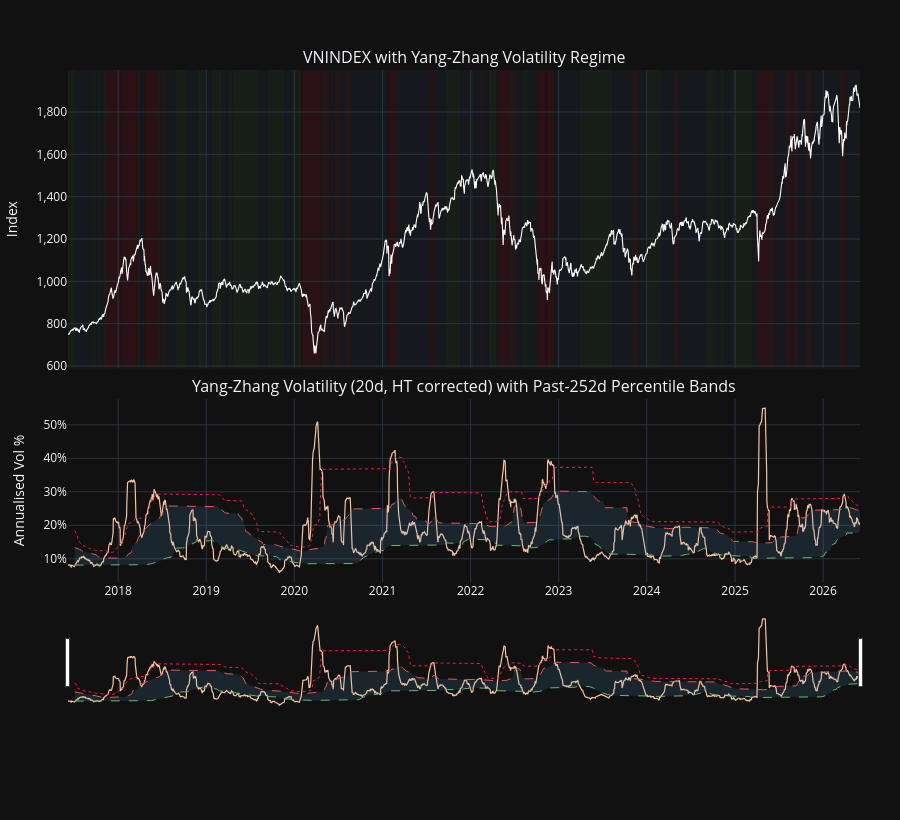

The notebook cell this image was saved under:
### Code cell
plot_df = vn.dropna(subset=['yz_vol', 'pct_rank']).copy()
p25_plot = p25.reindex(plot_df.index)
p75_plot = p75.reindex(plot_df.index)
p90_plot = p90.reindex(plot_df.index)

fig = make_subplots(
    rows=2,
    cols=1,
    shared_xaxes=True,
    vertical_spacing=0.06,
    row_heights=[0.62, 0.38],
    subplot_titles=(
        'VNINDEX with Yang-Zhang Volatility Regime',
        f'Yang-Zhang Volatility ({WINDOW}d, HT corrected) with Past-{LOOKBACK}d Percentile Bands',
    ),
)

fig.add_trace(
    go.Scatter(x=plot_df.index, y=plot_df['close'], name='VNINDEX', line=dict(color='white', width=1.1)),
    row=1, col=1,
)

fig.add_trace(
    go.Scatter(x=plot_df.index, y=plot_df['yz_vol'] * 100, name='YZ Vol (ann %)', line=dict(color='#f7c59f', width=1.2)),
    row=2, col=1,
)
fig.add_trace(
    go.Scatter(x=plot_df.index, y=p25_plot * 100, name='25th pct', line=dict(color='#66bb6a', width=1, dash='dash')),
    row=2, col=1,
)
fig.add_trace(
    go.Scatter(x=plot_df.index, y=p75_plot * 100, name='75th pct', line=dict(color='#ef5350', width=1, dash='dash')),
    row=2, col=1,
)
fig.add_trace(
    go.Scatter(x=plot_df.index, y=p90_plot * 100, name='90th pct', line=dict(color='#ff1744', width=1, dash='dot')),
    row=2, col=1,
)

fig.add_trace(
    go.Scatter(
        x=plot_df.index,
        y=p75_plot * 100,
        mode='lines',
        line=dict(width=0),
        showlegend=False,
        hoverinfo='skip',
    ),
    row=2, col=1,
)
fig.add_trace(
    go.Scatter(
        x=plot_df.index,
        y=p25_plot * 100,
        mode='lines',
        line=dict(width=0),
        fill='tonexty',
        fillcolor='rgba(100,181,246,0.12)',
        name='25-75 pct band',
        hoverinfo='skip',
    ),
    row=2, col=1,
)

color_map = {
    'Crisis': 'rgba(255,23,68,0.10)',
    'High': 'rgba(239,83,80,0.08)',
    'Normal': 'rgba(100,181,246,0.05)',
    'Low': 'rgba(102,187,106,0.08)',
}
idx = plot_df.index
reg = plot_df['regime']
start = idx[0]
cur = reg.iloc[0]
for i in range(1, len(idx)):
    if reg.iloc[i] != cur:
        fig.add_vrect(x0=start, x1=idx[i], fillcolor=color_map.get(cur, 'rgba(158,158,158,0.05)'), line_width=0, layer='below', row=1, col=1)
        start = idx[i]
        cur = reg.iloc[i]
fig.add_vrect(x0=start, x1=idx[-1], fillcolor=color_map.get(cur, 'rgba(158,158,158,0.05)'), line_width=0, layer='below', row=1, col=1)

fig.update_layout(
    template='plotly_dark',
    paper_bgcolor='#111111',
    plot_bgcolor='#111111',
    height=820,
    hovermode='x unified',
    legend=dict(orientation='h', yanchor='bottom', y=-0.18, x=0, xanchor='left'),
    margin=dict(t=70, b=110, l=60, r=40),
)
fig.update_yaxes(title_text='Index', tickformat=',.0f', row=1, col=1)
fig.update_yaxes(title_text='Annualised Vol %', ticksuffix='%', row=2, col=1)
fig.update_xaxes(matches='x', row=1, col=1)
fig.update_xaxes(matches='x', rangeslider_visible=True, row=2, col=1)

fig.show()

### Figure 1 — Plotly figure (JSON) as saved in the notebook; plotly's stock layout.template omitted (floating-point values rounded to 4 significant figures; data arrays with more than 128 entries replaced by an {"elided": "..."} marker saying what was removed)
{"data": [{"line": {"color": "white", "width": 1.1}, "name": "VNINDEX", "type": "scatter", "x": {"elided": "2247 str values"}, "xaxis": "x", "y": {"elided": "2247 float values"}, "yaxis": "y"}, {"line": {"color": "#f7c59f", "width": 1.2}, "name": "YZ Vol (ann %)", "type": "scatter", "x": {"elided": "2247 str values"}, "xaxis": "x2", "y": {"elided": "2247 float values"}, "yaxis": "y2"}, {"line": {"color": "#66bb6a", "dash": "dash", "width": 1}, "name": "25th pct", "type": "scatter", "x": {"elided": "2247 str values"}, "xaxis": "x2", "y": {"elided": "2247 float values"}, "yaxis": "y2"}, {"line": {"color": "#ef5350", "dash": "dash", "width": 1}, "name": "75th pct", "type": "scatter", "x": {"elided": "2247 str values"}, "xaxis": "x2", "y": {"elided": "2247 float values"}, "yaxis": "y2"}, {"line": {"color": "#ff1744", "dash": "dot", "width": 1}, "name": "90th pct", "type": "scatter", "x": {"elided": "2247 str values"}, "xaxis": "x2", "y": {"elided": "2247 float values"}, "yaxis": "y2"}, {"hoverinfo": "skip", "line": {"width": 0}, "mode": "lines", "showlegend": false, "type": "scatter", "x": {"elided": "2247 str values"}, "xaxis": "x2", "y": {"elided": "2247 float values"}, "yaxis": "y2"}, {"fill": "tonexty", "fillcolor": "rgba(100,181,246,0.12)", "hoverinfo": "skip", "line": {"width": 0}, "mode": "lines", "name": "25-75 pct band", "type": "scatter", "x": {"elided": "2247 str values"}, "xaxis": "x2", "y": {"elided": "2247 float values"}, "yaxis": "y2"}], "layout": {"annotations": [{"font": {"size": 16}, "showarrow": false, "text": "VNINDEX with Yang-Zhang Volatility Regime", "x": 0.5, "xanchor": "center", "xref": "paper", "y": 1, "yanchor": "bottom", "yref": "paper"}, {"font": {"size": 16}, "showarrow": false, "text": "Yang-Zhang Volatility (20d, HT corrected) with Past-252d Percentile Bands", "x": 0.5, "xanchor": "center", "xref": "paper", "y": 0.3572, "yanchor": "bottom", "yref": "paper"}], "height": 820, "hovermode": "x unified", "legend": {"orientation": "h", "x": 0, "xanchor": "left", "y": -0.18, "yanchor": "bottom"}, "margin": {"b": 110, "l": 60, "r": 40, "t": 70}, "paper_bgcolor": "#111111", "plot_bgcolor": "#111111", "shapes": [{"fillcolor": "rgba(102,187,106,0.08)", "layer": "below", "line": {"width": 0}, "type": "rect", "x0": "2017-06-07T00:00:00", "x1": "2017-06-13T00:00:00", "xref": "x", "y0": 0, "y1": 1, "yref": "y domain"}, {"fillcolor": "rgba(100,181,246,0.05)", "layer": "below", "line": {"width": 0}, "type": "rect", "x0": "2017-06-13T00:00:00", "x1": "2017-06-16T00:00:00", "xref": "x", "y0": 0, "y1": 1, "yref": "y domain"}, {"fillcolor": "rgba(102,187,106,0.08)", "layer": "below", "line": {"width": 0}, "type": "rect", "x0": "2017-06-16T00:00:00", "x1": "2017-07-10T00:00:00", "xref": "x", "y0": 0, "y1": 1, "yref": "y domain"}, {"fillcolor": "rgba(100,181,246,0.05)", "layer": "below", "line": {"width": 0}, "type": "rect", "x0": "2017-07-10T00:00:00", "x1": "2017-09-21T00:00:00", "xref": "x", "y0": 0, "y1": 1, "yref": "y domain"}, {"fillcolor": "rgba(102,187,106,0.08)", "layer": "below", "line": {"width": 0}, "type": "rect", "x0": "2017-09-21T00:00:00", "x1": "2017-09-28T00:00:00", "xref": "x", "y0": 0, "y1": 1, "yref": "y domain"}, {"fillcolor": "rgba(100,181,246,0.05)", "layer": "below", "line": {"width": 0}, "type": "rect", "x0": "2017-09-28T00:00:00", "x1": "2017-09-29T00:00:00", "xref": "x", "y0": 0, "y1": 1, "yref": "y domain"}, {"fillcolor": "rgba(102,187,106,0.08)", "layer": "below", "line": {"width": 0}, "type": "rect", "x0": "2017-09-29T00:00:00", "x1": "2017-10-02T00:00:00", "xref": "x", "y0": 0, "y1": 1, "yref": "y domain"}, {"fillcolor": "rgba(100,181,246,0.05)", "layer": "below", "line": {"width": 0}, "type": "rect", "x0": "2017-10-02T00:00:00", "x1": "2017-10-10T00:00:00", "xref": "x", "y0": 0, "y1": 1, "yref": "y domain"}, {"fillcolor": "rgba(102,187,106,0.08)", "layer": "below", "line": {"width": 0}, "type": "rect", "x0": "2017-10-10T00:00:00", "x1": "2017-10-20T00:00:00", "xref": "x", "y0": 0, "y1": 1, "yref": "y domain"}, {"fillcolor": "rgba(100,181,246,0.05)", "layer": "below", "line": {"width": 0}, "type": "rect", "x0": "2017-10-20T00:00:00", "x1": "2017-11-03T00:00:00", "xref": "x", "y0": 0, "y1": 1, "yref": "y domain"}, {"fillcolor": "rgba(239,83,80,0.08)", "layer": "below", "line": {"width": 0}, "type": "rect", "x0": "2017-11-03T00:00:00", "x1": "2017-11-21T00:00:00", "xref": "x", "y0": 0, "y1": 1, "yref": "y domain"}, {"fillcolor": "rgba(255,23,68,0.10)", "layer": "below", "line": {"width": 0}, "type": "rect", "x0": "2017-11-21T00:00:00", "x1": "2018-01-10T00:00:00", "xref": "x", "y0": 0, "y1": 1, "yref": "y domain"}, {"fillcolor": "rgba(239,83,80,0.08)", "layer": "below", "line": {"width": 0}, "type": "rect", "x0": "2018-01-10T00:00:00", "x1": "2018-01-15T00:00:00", "xref": "x", "y0": 0, "y1": 1, "yref": "y domain"}, {"fillcolor": "rgba(255,23,68,0.10)", "layer": "below", "line": {"width": 0}, "type": "rect", "x0": "2018-01-15T00:00:00", "x1": "2018-01-16T00:00:00", "xref": "x", "y0": 0, "y1": 1, "yref": "y domain"}, {"fillcolor": "rgba(239,83,80,0.08)", "layer": "below", "line": {"width": 0}, "type": "rect", "x0": "2018-01-16T00:00:00", "x1": "2018-01-17T00:00:00", "xref": "x", "y0": 0, "y1": 1, "yref": "y domain"}, {"fillcolor": "rgba(255,23,68,0.10)", "layer": "below", "line": {"width": 0}, "type": "rect", "x0": "2018-01-17T00:00:00", "x1": "2018-03-19T00:00:00", "xref": "x", "y0": 0, "y1": 1, "yref": "y domain"}, {"fillcolor": "rgba(239,83,80,0.08)", "layer": "below", "line": {"width": 0}, "type": "rect", "x0": "2018-03-19T00:00:00", "x1": "2018-04-03T00:00:00", "xref": "x", "y0": 0, "y1": 1, "yref": "y domain"}, {"fillcolor": "rgba(100,181,246,0.05)", "layer": "below", "line": {"width": 0}, "type": "rect", "x0": "2018-04-03T00:00:00", "x1": "2018-04-19T00:00:00", "xref": "x", "y0": 0, "y1": 1, "yref": "y domain"}, {"fillcolor": "rgba(239,83,80,0.08)", "layer": "below", "line": {"width": 0}, "type": "rect", "x0": "2018-04-19T00:00:00", "x1": "2018-04-26T00:00:00", "xref": "x", "y0": 0, "y1": 1, "yref": "y domain"}, {"fillcolor": "rgba(255,23,68,0.10)", "layer": "below", "line": {"width": 0}, "type": "rect", "x0": "2018-04-26T00:00:00", "x1": "2018-06-08T00:00:00", "xref": "x", "y0": 0, "y1": 1, "yref": "y domain"}, {"fillcolor": "rgba(239,83,80,0.08)", "layer": "below", "line": {"width": 0}, "type": "rect", "x0": "2018-06-08T00:00:00", "x1": "2018-06-27T00:00:00", "xref": "x", "y0": 0, "y1": 1, "yref": "y domain"}, {"fillcolor": "rgba(100,181,246,0.05)", "layer": "below", "line": {"width": 0}, "type": "rect", "x0": "2018-06-27T00:00:00", "x1": "2018-07-02T00:00:00", "xref": "x", "y0": 0, "y1": 1, "yref": "y domain"}, {"fillcolor": "rgba(239,83,80,0.08)", "layer": "below", "line": {"width": 0}, "type": "rect", "x0": "2018-07-02T00:00:00", "x1": "2018-07-17T00:00:00", "xref": "x", "y0": 0, "y1": 1, "yref": "y domain"}, {"fillcolor": "rgba(100,181,246,0.05)", "layer": "below", "line": {"width": 0}, "type": "rect", "x0": "2018-07-17T00:00:00", "x1": "2018-08-27T00:00:00", "xref": "x", "y0": 0, "y1": 1, "yref": "y domain"}, {"fillcolor": "rgba(102,187,106,0.08)", "layer": "below", "line": {"width": 0}, "type": "rect", "x0": "2018-08-27T00:00:00", "x1": "2018-10-11T00:00:00", "xref": "x", "y0": 0, "y1": 1, "yref": "y domain"}, {"fillcolor": "rgba(100,181,246,0.05)", "layer": "below", "line": {"width": 0}, "type": "rect", "x0": "2018-10-11T00:00:00", "x1": "2018-11-27T00:00:00", "xref": "x", "y0": 0, "y1": 1, "yref": "y domain"}, {"fillcolor": "rgba(102,187,106,0.08)", "layer": "below", "line": {"width": 0}, "type": "rect", "x0": "2018-11-27T00:00:00", "x1": "2018-12-25T00:00:00", "xref": "x", "y0": 0, "y1": 1, "yref": "y domain"}, {"fillcolor": "rgba(100,181,246,0.05)", "layer": "below", "line": {"width": 0}, "type": "rect", "x0": "2018-12-25T00:00:00", "x1": "2019-01-24T00:00:00", "xref": "x", "y0": 0, "y1": 1, "yref": "y domain"}, {"fillcolor": "rgba(102,187,106,0.08)", "layer": "below", "line": {"width": 0}, "type": "rect", "x0": "2019-01-24T00:00:00", "x1": "2019-03-08T00:00:00", "xref": "x", "y0": 0, "y1": 1, "yref": "y domain"}, {"fillcolor": "rgba(100,181,246,0.05)", "layer": "below", "line": {"width": 0}, "type": "rect", "x0": "2019-03-08T00:00:00", "x1": "2019-03-11T00:00:00", "xref": "x", "y0": 0, "y1": 1, "yref": "y domain"}, {"fillcolor": "rgba(102,187,106,0.08)", "layer": "below", "line": {"width": 0}, "type": "rect", "x0": "2019-03-11T00:00:00", "x1": "2019-03-20T00:00:00", "xref": "x", "y0": 0, "y1": 1, "yref": "y domain"}, {"fillcolor": "rgba(100,181,246,0.05)", "layer": "below", "line": {"width": 0}, "type": "rect", "x0": "2019-03-20T00:00:00", "x1": "2019-04-04T00:00:00", "xref": "x", "y0": 0, "y1": 1, "yref": "y domain"}, {"fillcolor": "rgba(102,187,106,0.08)", "layer": "below", "line": {"width": 0}, "type": "rect", "x0": "2019-04-04T00:00:00", "x1": "2019-04-16T00:00:00", "xref": "x", "y0": 0, "y1": 1, "yref": "y domain"}, {"fillcolor": "rgba(100,181,246,0.05)", "layer": "below", "line": {"width": 0}, "type": "rect", "x0": "2019-04-16T00:00:00", "x1": "2019-04-23T00:00:00", "xref": "x", "y0": 0, "y1": 1, "yref": "y domain"}, {"fillcolor": "rgba(102,187,106,0.08)", "layer": "below", "line": {"width": 0}, "type": "rect", "x0": "2019-04-23T00:00:00", "x1": "2019-08-06T00:00:00", "xref": "x", "y0": 0, "y1": 1, "yref": "y domain"}, {"fillcolor": "rgba(100,181,246,0.05)", "layer": "below", "line": {"width": 0}, "type": "rect", "x0": "2019-08-06T00:00:00", "x1": "2019-09-12T00:00:00", "xref": "x", "y0": 0, "y1": 1, "yref": "y domain"}, {"fillcolor": "rgba(102,187,106,0.08)", "layer": "below", "line": {"width": 0}, "type": "rect", "x0": "2019-09-12T00:00:00", "x1": "2019-11-22T00:00:00", "xref": "x", "y0": 0, "y1": 1, "yref": "y domain"}, {"fillcolor": "rgba(100,181,246,0.05)", "layer": "below", "line": {"width": 0}, "type": "rect", "x0": "2019-11-22T00:00:00", "x1": "2019-12-20T00:00:00", "xref": "x", "y0": 0, "y1": 1, "yref": "y domain"}, {"fillcolor": "rgba(102,187,106,0.08)", "layer": "below", "line": {"width": 0}, "type": "rect", "x0": "2019-12-20T00:00:00", "x1": "2020-01-30T00:00:00", "xref": "x", "y0": 0, "y1": 1, "yref": "y domain"}, {"fillcolor": "rgba(100,181,246,0.05)", "layer": "below", "line": {"width": 0}, "type": "rect", "x0": "2020-01-30T00:00:00", "x1": "2020-01-31T00:00:00", "xref": "x", "y0": 0, "y1": 1, "yref": "y domain"}, {"fillcolor": "rgba(239,83,80,0.08)", "layer": "below", "line": {"width": 0}, "type": "rect", "x0": "2020-01-31T00:00:00", "x1": "2020-02-03T00:00:00", "xref": "x", "y0": 0, "y1": 1, "yref": "y domain"}, {"fillcolor": "rgba(255,23,68,0.10)", "layer": "below", "line": {"width": 0}, "type": "rect", "x0": "2020-02-03T00:00:00", "x1": "2020-04-21T00:00:00", "xref": "x", "y0": 0, "y1": 1, "yref": "y domain"}, {"fillcolor": "rgba(239,83,80,0.08)", "layer": "below", "line": {"width": 0}, "type": "rect", "x0": "2020-04-21T00:00:00", "x1": "2020-05-26T00:00:00", "xref": "x", "y0": 0, "y1": 1, "yref": "y domain"}, {"fillcolor": "rgba(100,181,246,0.05)", "layer": "below", "line": {"width": 0}, "type": "rect", "x0": "2020-05-26T00:00:00", "x1": "2020-06-15T00:00:00", "xref": "x", "y0": 0, "y1": 1, "yref": "y domain"}, {"fillcolor": "rgba(239,83,80,0.08)", "layer": "below", "line": {"width": 0}, "type": "rect", "x0": "2020-06-15T00:00:00", "x1": "2020-07-10T00:00:00", "xref": "x", "y0": 0, "y1": 1, "yref": "y domain"}, {"fillcolor": "rgba(100,181,246,0.05)", "layer": "below", "line": {"width": 0}, "type": "rect", "x0": "2020-07-10T00:00:00", "x1": "2020-07-27T00:00:00", "xref": "x", "y0": 0, "y1": 1, "yref": "y domain"}, {"fillcolor": "rgba(239,83,80,0.08)", "layer": "below", "line": {"width": 0}, "type": "rect", "x0": "2020-07-27T00:00:00", "x1": "2020-08-24T00:00:00", "xref": "x", "y0": 0, "y1": 1, "yref": "y domain"}, {"fillcolor": "rgba(100,181,246,0.05)", "layer": "below", "line": {"width": 0}, "type": "rect", "x0": "2020-08-24T00:00:00", "x1": "2020-12-14T00:00:00", "xref": "x", "y0": 0, "y1": 1, "yref": "y domain"}, {"fillcolor": "rgba(102,187,106,0.08)", "layer": "below", "line": {"width": 0}, "type": "rect", "x0": "2020-12-14T00:00:00", "x1": "2020-12-17T00:00:00", "xref": "x", "y0": 0, "y1": 1, "yref": "y domain"}, {"fillcolor": "rgba(100,181,246,0.05)", "layer": "below", "line": {"width": 0}, "type": "rect", "x0": "2020-12-17T00:00:00", "x1": "2020-12-21T00:00:00", "xref": "x", "y0": 0, "y1": 1, "yref": "y domain"}, {"fillcolor": "rgba(102,187,106,0.08)", "layer": "below", "line": {"width": 0}, "type": "rect", "x0": "2020-12-21T00:00:00", "x1": "2020-12-24T00:00:00", "xref": "x", "y0": 0, "y1": 1, "yref": "y domain"}, {"fillcolor": "rgba(100,181,246,0.05)", "layer": "below", "line": {"width": 0}, "type": "rect", "x0": "2020-12-24T00:00:00", "x1": "2021-01-20T00:00:00", "xref": "x", "y0": 0, "y1": 1, "yref": "y domain"}, {"fillcolor": "rgba(239,83,80,0.08)", "layer": "below", "line": {"width": 0}, "type": "rect", "x0": "2021-01-20T00:00:00", "x1": "2021-01-22T00:00:00", "xref": "x", "y0": 0, "y1": 1, "yref": "y domain"}, {"fillcolor": "rgba(100,181,246,0.05)", "layer": "below", "line": {"width": 0}, "type": "rect", "x0": "2021-01-22T00:00:00", "x1": "2021-01-26T00:00:00", "xref": "x", "y0": 0, "y1": 1, "yref": "y domain"}, {"fillcolor": "rgba(239,83,80,0.08)", "layer": "below", "line": {"width": 0}, "type": "rect", "x0": "2021-01-26T00:00:00", "x1": "2021-01-29T00:00:00", "xref": "x", "y0": 0, "y1": 1, "yref": "y domain"}, {"fillcolor": "rgba(255,23,68,0.10)", "layer": "below", "line": {"width": 0}, "type": "rect", "x0": "2021-01-29T00:00:00", "x1": "2021-02-24T00:00:00", "xref": "x", "y0": 0, "y1": 1, "yref": "y domain"}, {"fillcolor": "rgba(239,83,80,0.08)", "layer": "below", "line": {"width": 0}, "type": "rect", "x0": "2021-02-24T00:00:00", "x1": "2021-03-05T00:00:00", "xref": "x", "y0": 0, "y1": 1, "yref": "y domain"}, {"fillcolor": "rgba(100,181,246,0.05)", "layer": "below", "line": {"width": 0}, "type": "rect", "x0": "2021-03-05T00:00:00", "x1": "2021-07-12T00:00:00", "xref": "x", "y0": 0, "y1": 1, "yref": "y domain"}, {"fillcolor": "rgba(239,83,80,0.08)", "layer": "below", "line": {"width": 0}, "type": "rect", "x0": "2021-07-12T00:00:00", "x1": "2021-07-20T00:00:00", "xref": "x", "y0": 0, "y1": 1, "yref": "y domain"}, {"fillcolor": "rgba(255,23,68,0.10)", "layer": "below", "line": {"width": 0}, "type": "rect", "x0": "2021-07-20T00:00:00", "x1": "2021-08-02T00:00:00", "xref": "x", "y0": 0, "y1": 1, "yref": "y domain"}, {"fillcolor": "rgba(239,83,80,0.08)", "layer": "below", "line": {"width": 0}, "type": "rect", "x0": "2021-08-02T00:00:00", "x1": "2021-08-09T00:00:00", "xref": "x", "y0": 0, "y1": 1, "yref": "y domain"}, {"fillcolor": "rgba(100,181,246,0.05)", "layer": "below", "line": {"width": 0}, "type": "rect", "x0": "2021-08-09T00:00:00", "x1": "2021-09-21T00:00:00", "xref": "x", "y0": 0, "y1": 1, "yref": "y domain"}, {"fillcolor": "rgba(102,187,106,0.08)", "layer": "below", "line": {"width": 0}, "type": "rect", "x0": "2021-09-21T00:00:00", "x1": "2021-11-19T00:00:00", "xref": "x", "y0": 0, "y1": 1, "yref": "y domain"}, {"fillcolor": "rgba(100,181,246,0.05)", "layer": "below", "line": {"width": 0}, "type": "rect", "x0": "2021-11-19T00:00:00", "x1": "2021-12-31T00:00:00", "xref": "x", "y0": 0, "y1": 1, "yref": "y domain"}, {"fillcolor": "rgba(102,187,106,0.08)", "layer": "below", "line": {"width": 0}, "type": "rect", "x0": "2021-12-31T00:00:00", "x1": "2022-01-12T00:00:00", "xref": "x", "y0": 0, "y1": 1, "yref": "y domain"}, {"fillcolor": "rgba(100,181,246,0.05)", "layer": "below", "line": {"width": 0}, "type": "rect", "x0": "2022-01-12T00:00:00", "x1": "2022-02-07T00:00:00", "xref": "x", "y0": 0, "y1": 1, "yref": "y domain"}, {"fillcolor": "rgba(239,83,80,0.08)", "layer": "below", "line": {"width": 0}, "type": "rect", "x0": "2022-02-07T00:00:00", "x1": "2022-02-16T00:00:00", "xref": "x", "y0": 0, "y1": 1, "yref": "y domain"}, {"fillcolor": "rgba(100,181,246,0.05)", "layer": "below", "line": {"width": 0}, "type": "rect", "x0": "2022-02-16T00:00:00", "x1": "2022-03-07T00:00:00", "xref": "x", "y0": 0, "y1": 1, "yref": "y domain"}, {"fillcolor": "rgba(102,187,106,0.08)", "layer": "below", "line": {"width": 0}, "type": "rect", "x0": "2022-03-07T00:00:00", "x1": "2022-03-08T00:00:00", "xref": "x", "y0": 0, "y1": 1, "yref": "y domain"}, {"fillcolor": "rgba(100,181,246,0.05)", "layer": "below", "line": {"width": 0}, "type": "rect", "x0": "2022-03-08T00:00:00", "x1": "2022-03-16T00:00:00", "xref": "x", "y0": 0, "y1": 1, "yref": "y domain"}, {"fillcolor": "rgba(102,187,106,0.08)", "layer": "below", "line": {"width": 0}, "type": "rect", "x0": "2022-03-16T00:00:00", "x1": "2022-03-17T00:00:00", "xref": "x", "y0": 0, "y1": 1, "yref": "y domain"}, {"fillcolor": "rgba(100,181,246,0.05)", "layer": "below", "line": {"width": 0}, "type": "rect", "x0": "2022-03-17T00:00:00", "x1": "2022-03-18T00:00:00", "xref": "x", "y0": 0, "y1": 1, "yref": "y domain"}, {"fillcolor": "rgba(102,187,106,0.08)", "layer": "below", "line": {"width": 0}, "type": "rect", "x0": "2022-03-18T00:00:00", "x1": "2022-04-18T00:00:00", "xref": "x", "y0": 0, "y1": 1, "yref": "y domain"}, {"fillcolor": "rgba(100,181,246,0.05)", "layer": "below", "line": {"width": 0}, "type": "rect", "x0": "2022-04-18T00:00:00", "x1": "2022-04-25T00:00:00", "xref": "x", "y0": 0, "y1": 1, "yref": "y domain"}, {"fillcolor": "rgba(255,23,68,0.10)", "layer": "below", "line": {"width": 0}, "type": "rect", "x0": "2022-04-25T00:00:00", "x1": "2022-06-07T00:00:00", "xref": "x", "y0": 0, "y1": 1, "yref": "y domain"}, {"fillcolor": "rgba(239,83,80,0.08)", "layer": "below", "line": {"width": 0}, "type": "rect", "x0": "2022-06-07T00:00:00", "x1": "2022-07-11T00:00:00", "xref": "x", "y0": 0, "y1": 1, "yref": "y domain"}, {"fillcolor": "rgba(100,181,246,0.05)", "layer": "below", "line": {"width": 0}, "type": "rect", "x0": "2022-07-11T00:00:00", "x1": "2022-08-04T00:00:00", "xref": "x", "y0": 0, "y1": 1, "yref": "y domain"}, {"fillcolor": "rgba(102,187,106,0.08)", "layer": "below", "line": {"width": 0}, "type": "rect", "x0": "2022-08-04T00:00:00", "x1": "2022-08-29T00:00:00", "xref": "x", "y0": 0, "y1": 1, "yref": "y domain"}, {"fillcolor": "rgba(100,181,246,0.05)", "layer": "below", "line": {"width": 0}, "type": "rect", "x0": "2022-08-29T00:00:00", "x1": "2022-09-30T00:00:00", "xref": "x", "y0": 0, "y1": 1, "yref": "y domain"}, {"fillcolor": "rgba(239,83,80,0.08)", "layer": "below", "line": {"width": 0}, "type": "rect", "x0": "2022-09-30T00:00:00", "x1": "2022-10-11T00:00:00", "xref": "x", "y0": 0, "y1": 1, "yref": "y domain"}, {"fillcolor": "rgba(255,23,68,0.10)", "layer": "below", "line": {"width": 0}, "type": "rect", "x0": "2022-10-11T00:00:00", "x1": "2022-11-07T00:00:00", "xref": "x", "y0": 0, "y1": 1, "yref": "y domain"}, {"fillcolor": "rgba(239,83,80,0.08)", "layer": "below", "line": {"width": 0}, "type": "rect", "x0": "2022-11-07T00:00:00", "x1": "2022-11-10T00:00:00", "xref": "x", "y0": 0, "y1": 1, "yref": "y domain"}, {"fillcolor": "rgba(255,23,68,0.10)", "layer": "below", "line": {"width": 0}, "type": "rect", "x0": "2022-11-10T00:00:00", "x1": "2022-12-13T00:00:00", "xref": "x", "y0": 0, "y1": 1, "yref": "y domain"}, {"fillcolor": "rgba(239,83,80,0.08)", "layer": "below", "line": {"width": 0}, "type": "rect", "x0": "2022-12-13T00:00:00", "x1": "2022-12-16T00:00:00", "xref": "x", "y0": 0, "y1": 1, "yref": "y domain"}, {"fillcolor": "rgba(100,181,246,0.05)", "layer": "below", "line": {"width": 0}, "type": "rect", "x0": "2022-12-16T00:00:00", "x1": "2023-03-29T00:00:00", "xref": "x", "y0": 0, "y1": 1, "yref": "y domain"}, {"fillcolor": "rgba(102,187,106,0.08)", "layer": "below", "line": {"width": 0}, "type": "rect", "x0": "2023-03-29T00:00:00", "x1": "2023-08-10T00:00:00", "xref": "x", "y0": 0, "y1": 1, "yref": "y domain"}, {"fillcolor": "rgba(100,181,246,0.05)", "layer": "below", "line": {"width": 0}, "type": "rect", "x0": "2023-08-10T00:00:00", "x1": "2023-10-27T00:00:00", "xref": "x", "y0": 0, "y1": 1, "yref": "y domain"}, {"fillcolor": "rgba(239,83,80,0.08)", "layer": "below", "line": {"width": 0}, "type": "rect", "x0": "2023-10-27T00:00:00", "x1": "2023-11-27T00:00:00", "xref": "x", "y0": 0, "y1": 1, "yref": "y domain"}, {"fillcolor": "rgba(100,181,246,0.05)", "layer": "below", "line": {"width": 0}, "type": "rect", "x0": "2023-11-27T00:00:00", "x1": "2023-11-28T00:00:00", "xref": "x", "y0": 0, "y1": 1, "yref": "y domain"}, {"fillcolor": "rgba(239,83,80,0.08)", "layer": "below", "line": {"width": 0}, "type": "rect", "x0": "2023-11-28T00:00:00", "x1": "2023-11-29T00:00:00", "xref": "x", "y0": 0, "y1": 1, "yref": "y domain"}, {"fillcolor": "rgba(100,181,246,0.05)", "layer": "below", "line": {"width": 0}, "type": "rect", "x0": "2023-11-29T00:00:00", "x1": "2023-12-29T00:00:00", "xref": "x", "y0": 0, "y1": 1, "yref": "y domain"}, {"fillcolor": "rgba(102,187,106,0.08)", "layer": "below", "line": {"width": 0}, "type": "rect", "x0": "2023-12-29T00:00:00", "x1": "2024-01-04T00:00:00", "xref": "x", "y0": 0, "y1": 1, "yref": "y domain"}, {"fillcolor": "rgba(100,181,246,0.05)", "layer": "below", "line": {"width": 0}, "type": "rect", "x0": "2024-01-04T00:00:00", "x1": "2024-01-05T00:00:00", "xref": "x", "y0": 0, "y1": 1, "yref": "y domain"}, {"fillcolor": "rgba(102,187,106,0.08)", "layer": "below", "line": {"width": 0}, "type": "rect", "x0": "2024-01-05T00:00:00", "x1": "2024-02-29T00:00:00", "xref": "x", "y0": 0, "y1": 1, "yref": "y domain"}, {"fillcolor": "rgba(100,181,246,0.05)", "layer": "below", "line": {"width": 0}, "type": "rect", "x0": "2024-02-29T00:00:00", "x1": "2024-04-23T00:00:00", "xref": "x", "y0": 0, "y1": 1, "yref": "y domain"}, {"fillcolor": "rgba(239,83,80,0.08)", "layer": "below", "line": {"width": 0}, "type": "rect", "x0": "2024-04-23T00:00:00", "x1": "2024-05-17T00:00:00", "xref": "x", "y0": 0, "y1": 1, "yref": "y domain"}, {"fillcolor": "rgba(100,181,246,0.05)", "layer": "below", "line": {"width": 0}, "type": "rect", "x0": "2024-05-17T00:00:00", "x1": "2024-09-04T00:00:00", "xref": "x", "y0": 0, "y1": 1, "yref": "y domain"}, {"fillcolor": "rgba(102,187,106,0.08)", "layer": "below", "line": {"width": 0}, "type": "rect", "x0": "2024-09-04T00:00:00", "x1": "2024-10-17T00:00:00", "xref": "x", "y0": 0, "y1": 1, "yref": "y domain"}, {"fillcolor": "rgba(100,181,246,0.05)", "layer": "below", "line": {"width": 0}, "type": "rect", "x0": "2024-10-17T00:00:00", "x1": "2024-10-18T00:00:00", "xref": "x", "y0": 0, "y1": 1, "yref": "y domain"}, {"fillcolor": "rgba(102,187,106,0.08)", "layer": "below", "line": {"width": 0}, "type": "rect", "x0": "2024-10-18T00:00:00", "x1": "2024-10-22T00:00:00", "xref": "x", "y0": 0, "y1": 1, "yref": "y domain"}, {"fillcolor": "rgba(100,181,246,0.05)", "layer": "below", "line": {"width": 0}, "type": "rect", "x0": "2024-10-22T00:00:00", "x1": "2024-10-29T00:00:00", "xref": "x", "y0": 0, "y1": 1, "yref": "y domain"}, {"fillcolor": "rgba(102,187,106,0.08)", "layer": "below", "line": {"width": 0}, "type": "rect", "x0": "2024-10-29T00:00:00", "x1": "2024-11-20T00:00:00", "xref": "x", "y0": 0, "y1": 1, "yref": "y domain"}, {"fillcolor": "rgba(100,181,246,0.05)", "layer": "below", "line": {"width": 0}, "type": "rect", "x0": "2024-11-20T00:00:00", "x1": "2024-12-16T00:00:00", "xref": "x", "y0": 0, "y1": 1, "yref": "y domain"}, {"fillcolor": "rgba(102,187,106,0.08)", "layer": "below", "line": {"width": 0}, "type": "rect", "x0": "2024-12-16T00:00:00", "x1": "2025-03-13T00:00:00", "xref": "x", "y0": 0, "y1": 1, "yref": "y domain"}, {"fillcolor": "rgba(100,181,246,0.05)", "layer": "below", "line": {"width": 0}, "type": "rect", "x0": "2025-03-13T00:00:00", "x1": "2025-04-03T00:00:00", "xref": "x", "y0": 0, "y1": 1, "yref": "y domain"}, {"fillcolor": "rgba(255,23,68,0.10)", "layer": "below", "line": {"width": 0}, "type": "rect", "x0": "2025-04-03T00:00:00", "x1": "2025-05-16T00:00:00", "xref": "x", "y0": 0, "y1": 1, "yref": "y domain"}, {"fillcolor": "rgba(239,83,80,0.08)", "layer": "below", "line": {"width": 0}, "type": "rect", "x0": "2025-05-16T00:00:00", "x1": "2025-06-18T00:00:00", "xref": "x", "y0": 0, "y1": 1, "yref": "y domain"}, {"fillcolor": "rgba(100,181,246,0.05)", "layer": "below", "line": {"width": 0}, "type": "rect", "x0": "2025-06-18T00:00:00", "x1": "2025-07-30T00:00:00", "xref": "x", "y0": 0, "y1": 1, "yref": "y domain"}, {"fillcolor": "rgba(239,83,80,0.08)", "layer": "below", "line": {"width": 0}, "type": "rect", "x0": "2025-07-30T00:00:00", "x1": "2025-08-20T00:00:00", "xref": "x", "y0": 0, "y1": 1, "yref": "y domain"}, {"fillcolor": "rgba(255,23,68,0.10)", "layer": "below", "line": {"width": 0}, "type": "rect", "x0": "2025-08-20T00:00:00", "x1": "2025-08-28T00:00:00", "xref": "x", "y0": 0, "y1": 1, "yref": "y domain"}, {"fillcolor": "rgba(239,83,80,0.08)", "layer": "below", "line": {"width": 0}, "type": "rect", "x0": "2025-08-28T00:00:00", "x1": "2025-09-23T00:00:00", "xref": "x", "y0": 0, "y1": 1, "yref": "y domain"}, {"fillcolor": "rgba(100,181,246,0.05)", "layer": "below", "line": {"width": 0}, "type": "rect", "x0": "2025-09-23T00:00:00", "x1": "2025-10-22T00:00:00", "xref": "x", "y0": 0, "y1": 1, "yref": "y domain"}, {"fillcolor": "rgba(239,83,80,0.08)", "layer": "below", "line": {"width": 0}, "type": "rect", "x0": "2025-10-22T00:00:00", "x1": "2025-11-17T00:00:00", "xref": "x", "y0": 0, "y1": 1, "yref": "y domain"}, {"fillcolor": "rgba(100,181,246,0.05)", "layer": "below", "line": {"width": 0}, "type": "rect", "x0": "2025-11-17T00:00:00", "x1": "2025-12-26T00:00:00", "xref": "x", "y0": 0, "y1": 1, "yref": "y domain"}, {"fillcolor": "rgba(239,83,80,0.08)", "layer": "below", "line": {"width": 0}, "type": "rect", "x0": "2025-12-26T00:00:00", "x1": "2025-12-29T00:00:00", "xref": "x", "y0": 0, "y1": 1, "yref": "y domain"}, {"fillcolor": "rgba(100,181,246,0.05)", "layer": "below", "line": {"width": 0}, "type": "rect", "x0": "2025-12-29T00:00:00", "x1": "2026-03-10T00:00:00", "xref": "x", "y0": 0, "y1": 1, "yref": "y domain"}, {"fillcolor": "rgba(239,83,80,0.08)", "layer": "below", "line": {"width": 0}, "type": "rect", "x0": "2026-03-10T00:00:00", "x1": "2026-03-24T00:00:00", "xref": "x", "y0": 0, "y1": 1, "yref": "y domain"}, {"fillcolor": "rgba(255,23,68,0.10)", "layer": "below", "line": {"width": 0}, "type": "rect", "x0": "2026-03-24T00:00:00", "x1": "2026-04-01T00:00:00", "xref": "x", "y0": 0, "y1": 1, "yref": "y domain"}, {"fillcolor": "rgba(239,83,80,0.08)", "layer": "below", "line": {"width": 0}, "type": "rect", "x0": "2026-04-01T00:00:00", "x1": "2026-04-07T00:00:00", "xref": "x", "y0": 0, "y1": 1, "yref": "y domain"}, {"fillcolor": "rgba(100,181,246,0.05)", "layer": "below", "line": {"width": 0}, "type": "rect", "x0": "2026-04-07T00:00:00", "x1": "2026-04-08T00:00:00", "xref": "x", "y0": 0, "y1": 1, "yref": "y domain"}, {"fillcolor": "rgba(239,83,80,0.08)", "layer": "below", "line": {"width": 0}, "type": "rect", "x0": "2026-04-08T00:00:00", "x1": "2026-04-09T00:00:00", "xref": "x", "y0": 0, "y1": 1, "yref": "y domain"}, {"fillcolor": "rgba(100,181,246,0.05)", "layer": "below", "line": {"width": 0}, "type": "rect", "x0": "2026-04-09T00:00:00", "x1": "2026-06-03T00:00:00", "xref": "x", "y0": 0, "y1": 1, "yref": "y domain"}], "xaxis": {"anchor": "y", "domain": [0, 1], "matches": "x", "showticklabels": false}, "xaxis2": {"anchor": "y2", "domain": [0, 1], "matches": "x", "rangeslider": {"visible": true}}, "yaxis": {"anchor": "x", "domain": [0.4172, 1], "tickformat": ",.0f", "title": {"text": "Index"}}, "yaxis2": {"anchor": "x2", "domain": [0, 0.3572], "ticksuffix": "%", "title": {"text": "Annualised Vol %"}}}}
